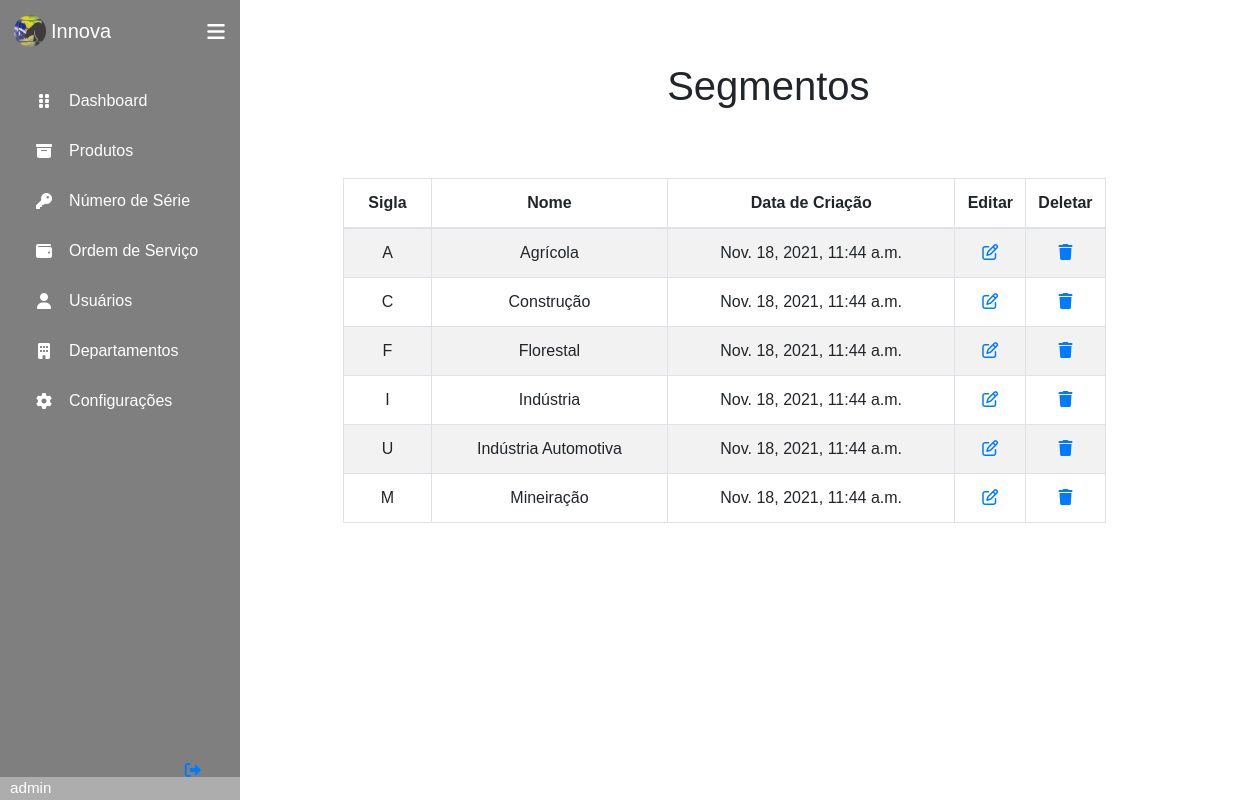
The page /products/viewSegment/ (signed in) on the database its author committed.
### produtos/models.py (models this page shows, shortened)
class Segmento(models.Model):
    nome = CharField(max_length=20, unique=True)
    sigla = CharField(max_length=20, unique=True)
    dateCriacao = DateTimeField(auto_now_add=True)

### produtos/views.py (the view)
# urls.py: path('viewSegment/', views.ViewSegment, name = 'View_Segment_Products'),
def ViewSegment(request):
    segments = Segmento.objects.all().order_by('-dateCriacao')
    return render(request, 'produtos/ViewSegment.html', {'segments' : segments})

### templates/produtos/ViewSegment.html (shortened to what this page needs)
{% extends 'base.html' %}
{% load crispy_forms_tags %}
{% block content %}
    <div class="container title">
        <h1>Segmentos</h1>
    </div>
    <div class="offset-1 col-9 segment-div">
        <table class="table table-striped table-hover table-bordered tab-comum">
            <thead>
                <tr>
                    <th scope="col">Sigla</th>
                    <th scope="col">Nome</th>
                    <th scope="col">Data de Criação</th>
                    <th scope="col" class="col-sm-1">Editar</th>
                    <th scope="col" class="col-sm-1">Deletar</th>
                </tr>
            </thead>
            <tbody id="segment-table">
                {% for segment in segments %}
                <tr scope="row">
                    <td>
                        {{segment.sigla}}
                    </td>
                    <td>
                        {{segment.nome}}
                    </td>
                    <td>
                        {{segment.dateCriacao}}
                    </td>
                    <td>
                        <a href="{% url 'products:Update_Segment_Products' segment.id %}" class="icon">
                            <div class="col">
                                <i class="far fa-edit"></i>
                            </div>
                        </a>
                    <td>
                        <a href="#" class="icon">
                            <div class="col">
                                <i class="fas fa-trash"></i>
                            </div>
                        </a>
                    </td>
                </tr>
                {% endfor %}
            </tbody>
        </table>
    </div>
{% endblock %}

### templates/base.html (shortened to what this page needs)
{% load static %}
<!DOCTYPE html>
<html lang="pt-br">
<head>
    <link rel="stylesheet" href="{% static 'css/style.css' %}">
    <link rel="stylesheet" href="{% static 'css/bs/bootstrap.css' %}">
</head>
<body>
    {% if user.is_authenticated %}
    <div class="sidebar">
        <div class="logo_content">
            <div class="logo">
                <img src="{% static 'img/logo-base.png' %}" class="img-base"/>
                <div class="logo_name">Innova</div>
            </div>
            <i class="fas fa-bars" id="btn-menu"></i>
        </div>
        <ul class="nav_list">
            <li>
                <a href="{%url 'main:Home_Main'%}">
                    <i class="fas fa-grip-vertical"></i>
                    <span class="link_name">Dashboard</span>
                </a>
            </li>
            <li>
                <a href="{%url 'products:Home_Products'%}">
                    <i class="fas fa-archive"></i>
                    <span class="link_name">Produtos</span>
                </a>
            </li>
            <li>
                <a href="{%url 'products:Serial_Number'%}">
                    <i class="fas fa-key"></i>
                    <span class="link_name">Número de Série</span>
                </a>
            </li>
            <li>
                <a href="{% url 'workOrder:Home_WorkOrder' %}">
                    <i class="fas fa-wallet"></i>
                    <span class="link_name">Ordem de Serviço</span>
                </a>
            </li>
            <li>
                <a href="{%url 'colaborators:Home_Colaborator'%}">
                    <i class="fas fa-user"></i>
                    <span class="link_name">Usuários</span>
                </a>
            </li>
            <li>
                <a href="{%url 'departments:Home_Departments'%}">
                    <i class="fas fa-building"></i>
                    <span class="link_name">Departamentos</span>
                </a>
            </li>
            <li>
                <a href="#">
                    <i class="fas fa-cog"></i>
                    <span class="link_name">Configurações</span>
                </a>
            </li>
        </ul>
        <div class="profile_content">
            <div class="profile">
                <div class="profile_details">
                    <div class="name_job">
                        <div class="name">{{ user.username }}</div>
                    </div>
                </div>
                <a href="{%url 'logout'%}">
                    <i class="fas fa-sign-out-alt" id="logout"></i>
                </a>
            </div>
        </div>
    </div>
    {% endif %}
    <div class="home_content">
        {% block content %}
        {% endblock %}
    </div>
</body>
</html>

### static/css/style.css (style rules this page uses)
* { margin: 0; padding: 0; box-sizing: border-box; font-family: sans-serif; }
body { position: relative; min-height: 100vh; width: 100%; overflow: auto; }
.sidebar { position: fixed; top: 0; left: 0; height: 100%; width: 15em; background: #7F7F7F; padding: 0.37em 0.88em; }
.sidebar .logo_content .logo { color: #fff; display: flex; height: 3.13em; width: 100%; align-items: center; }
.logo_content .img-base { border-radius: 50%; margin-right: 0.31em; }
.logo_content .logo .logo_name { font-size: 1.25em; font-weight: 400; }
.sidebar #btn-menu { position: absolute; color: #fff; left: 90%; top: 0.37em; font-size: 1.25em; height: 3.13em; width: 3.13em; text-align: center; line-height: 2.5em; transform: translateX(-50%); }
.sidebar ul { margin-top: 1.25em; }
.sidebar ul li { position: relative; height: 3.13em; width: 100%; margin: 0 0.31em; list-style: none; line-height: 3.13em; }
.sidebar ul li a { color: #fff; display: flex; align-items: center; text-decoration: none; transition: all 0.4s ease; border-radius: 0.75em; }
.sidebar ul li a i { height: 3.13em; min-width: 3.13em; border-radius: 0.75em; line-height: 3.13em; text-align: center; }
.sidebar .profile_content { position: absolute; color: #fff; bottom: 0; left: 0; width: 100%; }
.profile_content .profile .profile_details { display: flex; align-items: center; background: #ADADAD; }
.profile .profile_details .name_job { margin-left: 0.63em; }
.profile .profile_details .name { font-size: 0.95em; font-weight: 400; }
.profile #logout { position: absolute; left: 88%; bottom: 0.31em; transform: translateX(-50%); min-width: 3.3em; line-height: 3.13em; font-size: 1.25; border-radius: 0.75em; }
.home_content { top: 2em; position: absolute; height: 95%; width: 84%; left: 15em; }
.title { font-size: 1.5em !important; padding: 30px; position: relative; text-align: center; }
h1 { padding-bottom: 0.75em; }
.table { text-align: center; margin-right: 0; }
.tab-comum { padding-bottom: 2em; }

### rows shown on the page
Segmento: sigla "A", nome "Agrícola", dateCriacao "Nov. 18, 2021, 11:44 a.m."
Segmento: sigla "C", nome "Construção", dateCriacao "Nov. 18, 2021, 11:44 a.m."
Segmento: sigla "F", nome "Florestal", dateCriacao "Nov. 18, 2021, 11:44 a.m."
Segmento: sigla "I", nome "Indústria", dateCriacao "Nov. 18, 2021, 11:44 a.m."
Segmento: sigla "U", nome "Indústria Automotiva", dateCriacao "Nov. 18, 2021, 11:44 a.m."
Segmento: sigla "M", nome "Mineiração", dateCriacao "Nov. 18, 2021, 11:44 a.m."

### other values the page prints
{{ user.username }} "admin"
